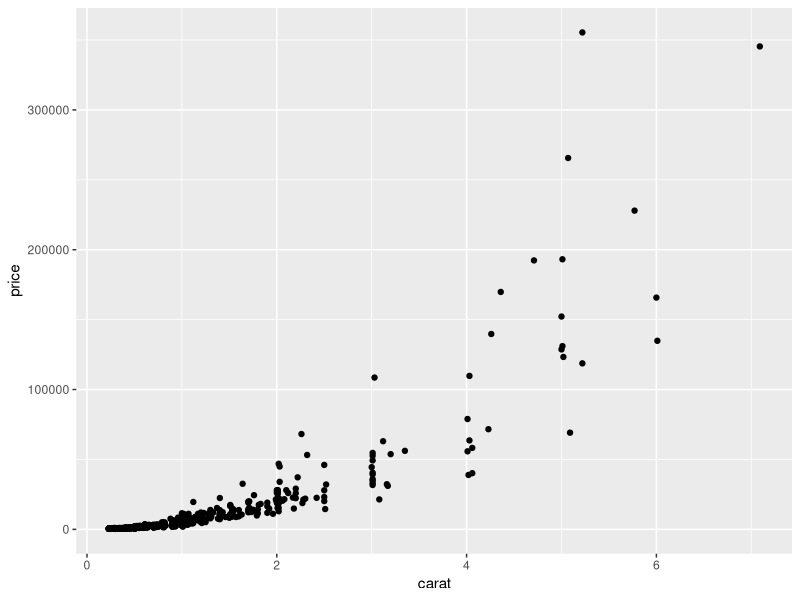
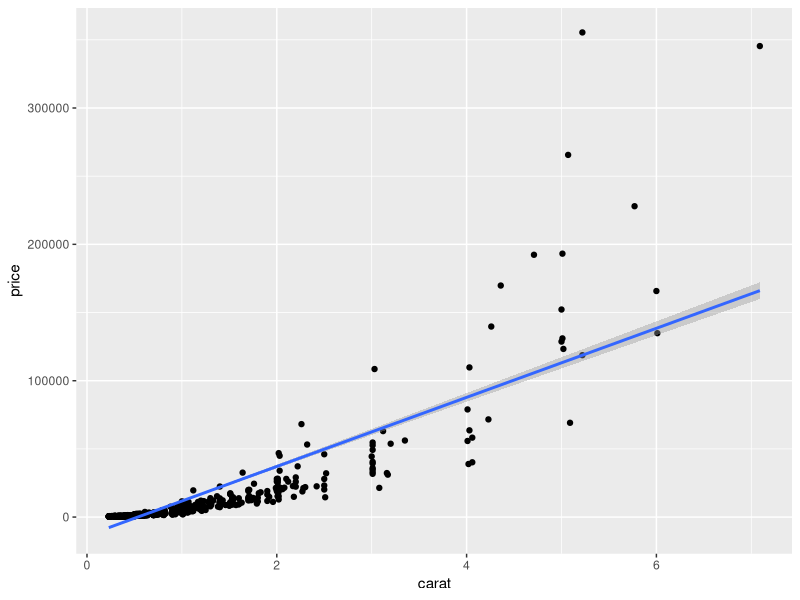
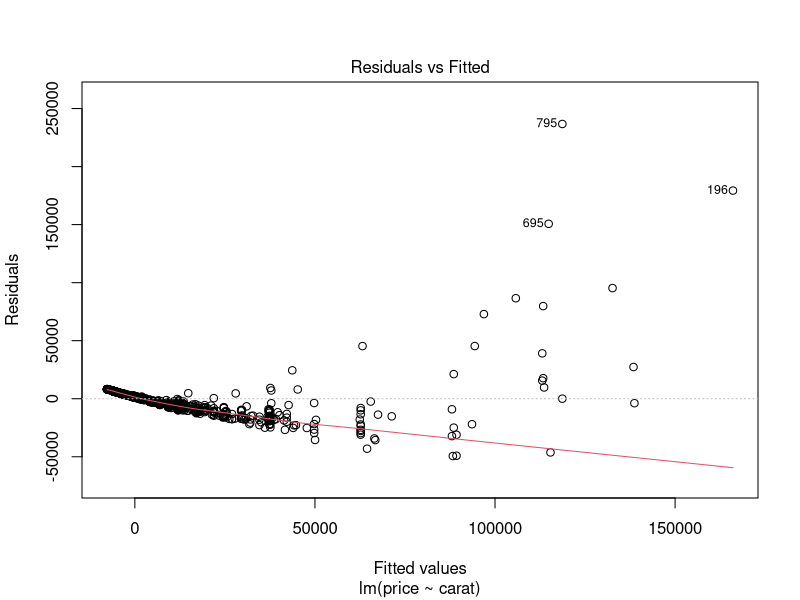
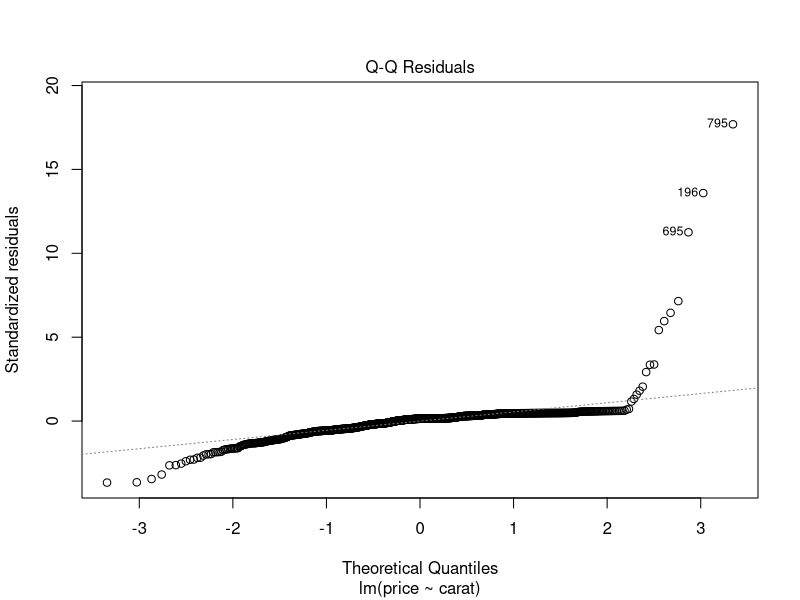
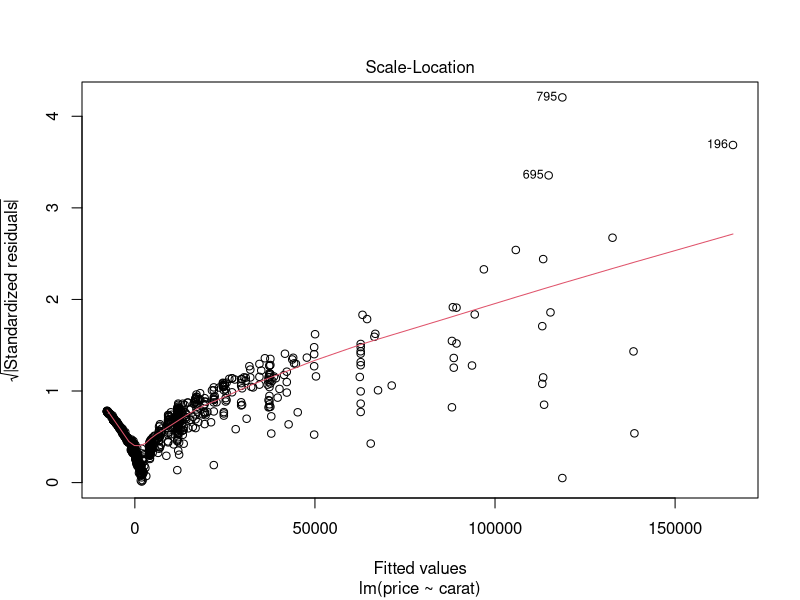
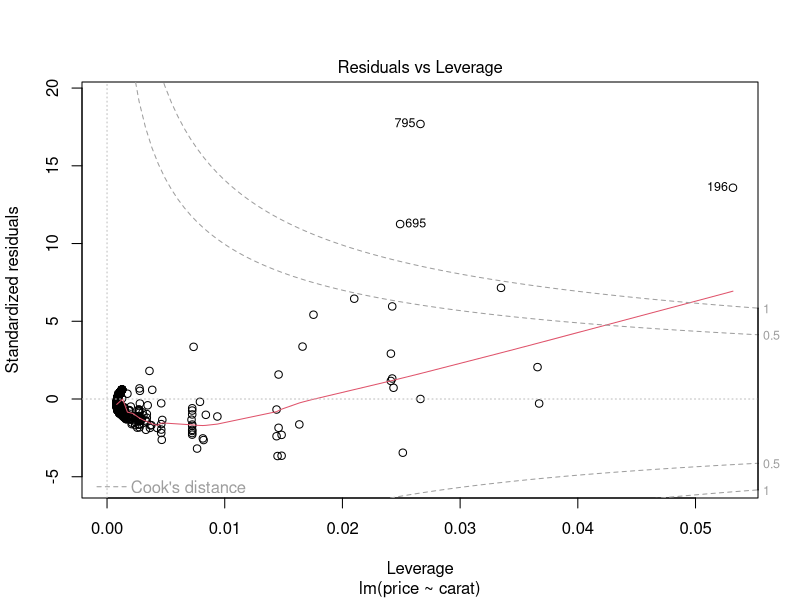
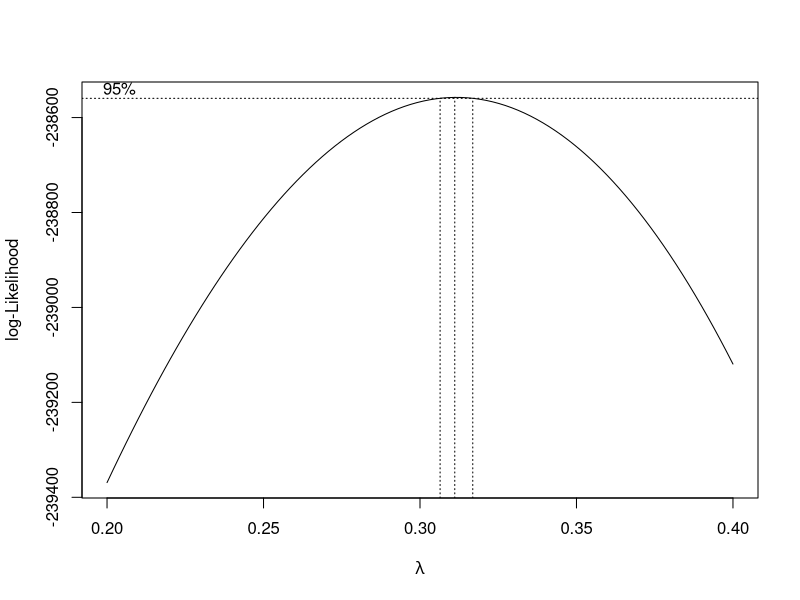
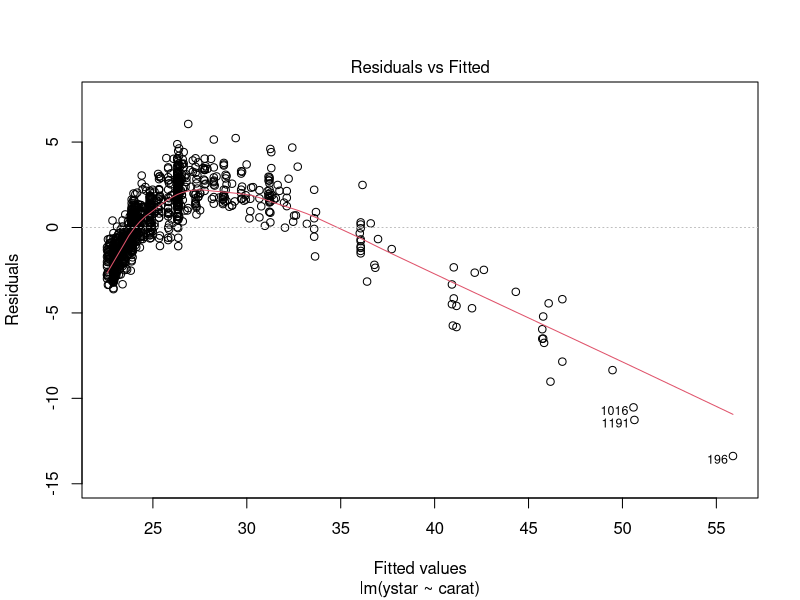

Source code (R) for these figures, in order: (Note: this script raises an error after producing the figures.)
## ---- chunk 1
library(tidyverse)
library(GGally)
library(MASS)
options(scipen = 999)
diamonds<-read.csv("diamonds4.csv")
## ---- chunk 2
result<-lm(price~carat, data=diamonds)
ggplot(data = diamonds, aes(x=carat, y=price))+
  geom_point()
## ---- chunk 3
ggplot(data = diamonds, aes(x=carat, y=price))+
  geom_point()+
  geom_smooth(method='lm', se=T)
## ---- chunk 4
plot(result)
## ---- chunk 5
boxcox(result, lambda=seq(0.2,0.4,0.05))
## ---- chunk 6
#y-adjustment, why not use logtrans function from MASS?
ystar<-logb(diamonds$price, base=exp(0.30))
diamonds.ystar<-data.frame(diamonds, ystar)
result.logb.ystar<-lm(ystar~carat, data = diamonds.ystar)
plot(result.logb.ystar)
## ---- chunk 7
ggplot2::ggplot(data=diamonds.ystar,aes(x=carat,y=ystar))+
 geom_point()
## ---- chunk 8
xstar<-log(diamonds.ystar$carat)
diamonds.adjusted<-data.frame(diamonds.ystar, xstar)
result.adjusted<-lm(ystar~xstar, data=diamonds.adjusted)
plot(result.adjusted)
## ---- chunk 9
ggplot2::ggplot(data=diamonds.adjusted,aes(x=xstar,y=ystar))+
 geom_point()+
 geom_smooth(method=lm,se=FALSE)
## ---- chunk 10
clarity_bin<-diamonds.adjusted%>%
  group_by(clarity)%>%
  summarize(across(price, list(
    mean = mean,
    median =median,
    min=min,
    max=max,
    sd=sd,
    count=~n()
  )))
clarity_bin
## ---- chunk 11
long_clarity_bin<- clarity_bin%>%
  rename(occurrence = price_count)%>%
  pivot_longer(cols= c(price_mean, price_median, price_sd, price_min, price_max, occurrence),
               names_to = "Statistic", values_to = "ystar")
long_clarity_bin
## ---- chunk 12
ggplot(long_clarity_bin, aes(x = clarity, y = ystar, fill = Statistic))+
  geom_bar(stat = "identity", position="dodge")
## ---- chunk 13
ggplot(long_clarity_bin, aes(x = clarity, y = Price, fill = Statistic))+
  geom_bar(stat = "identity", position="stack")
## ---- chunk 14
ggplot(long_clarity_bin, aes(x = clarity, y = Price, fill = Statistic))+
  geom_bar(stat = "identity", position="fill")
## ---- chunk 15
ggplot(long_clarity_bin, aes(x = clarity, y = occurrence))+
  geom_jitter()
## ---- chunk 16
ggplot(long_clarity_bin, aes(x = clarity, y = Price))+
  geom_boxplot()
## ---- chunk 17
relative_rarity<-clarity_bin%>%
  group_by(price_count)
relative_rarity
## ---- chunk 18
ggplot(relative_rarity, aes(x = price_count, y = price_mean))+
  geom_bar()+
  ylim(0,30000)
